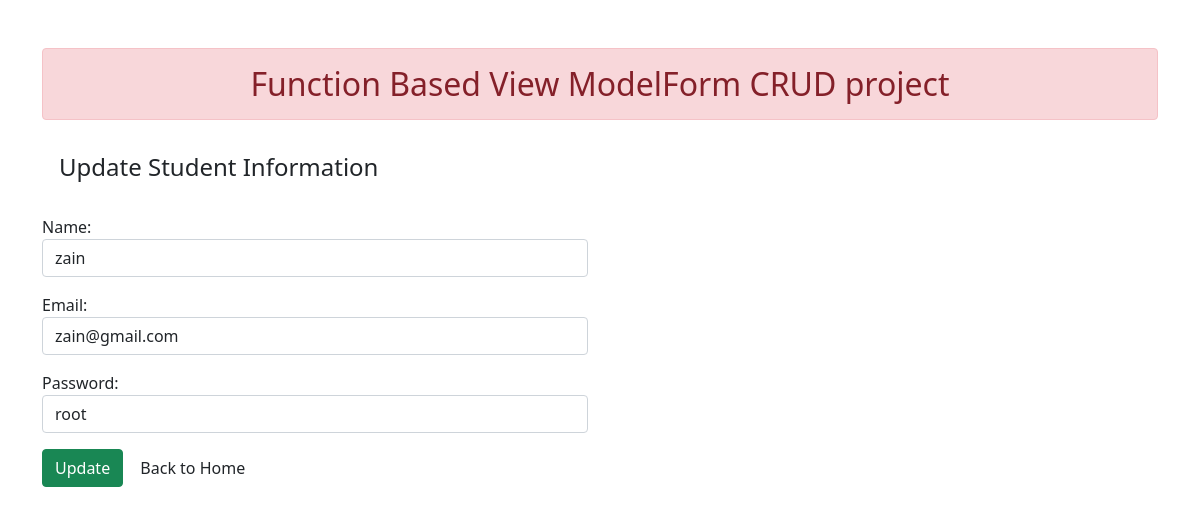
The app's page /8/ with its own data.
### enroll/models.py (models this page shows)
class User(models.Model):
    name = models.CharField(max_length= 70)
    email = models.EmailField(max_length= 70)
    password = models.CharField(max_length= 70)

### enroll/views.py (the view)
# urls.py: path("<int:id>/", views.update_data, name='updatedata'),
def update_data(request, id):
    if request.method == 'POST':
        pi = User.objects.get(pk=id)
        fm = StudentRegistraion(request.POST, instance=pi)
        if fm.is_valid():
            fm.save()
        return render(request, 'enroll/updatestudent.html', {'form': fm})
    else:
        pi = User.objects.get(pk=id)
        fm = StudentRegistraion(instance=pi)
        return render(request, 'enroll/updatestudent.html', {'form': fm})

### enroll/forms.py
class StudentRegistraion(forms.ModelForm):
    class Meta:
        model = User
        fields = ['name', 'email', 'password']
    def __init__(self, *args, **kwargs):
        super().__init__(*args, **kwargs)
        self.fields['name'].widget.attrs.update(
            {'class': 'form-control', })
        self.fields['email'].widget.attrs.update(
            {'class': 'form-control'})
        self.fields['password'].widget.attrs.update(
            {'class': 'form-control'})

### enroll/templates/enroll/updatestudent.html
{% extends 'enroll/base.html' %} {% block content %}
<div class="row">
  <div class="col-sm-6">
    <h4 class="alert" alert-info>Update Student Information</h4>
    <form action="" method="POST">
      {% csrf_token %} {{form.as_p}}
      <input type="submit" class="btn btn-success" value="Update" />
      <a href="{% url 'addandshow'%}" class="btn" btn-info>Back to Home</a>
    </form>
  </div>
</div>
{% endblock content %}

### records on screen
User: name "zain", email "zain@gmail.com", password "root"
